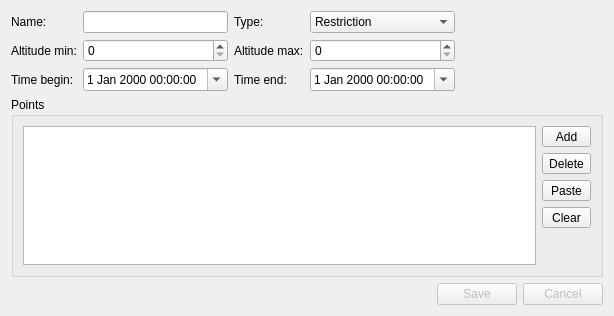
<?xml version="1.0" encoding="UTF-8"?>
<ui version="4.0">
 <class>UserRestrictionDlg</class>
 <widget class="QDialog" name="UserRestrictionDlg">
  <property name="geometry">
   <rect>
    <x>0</x>
    <y>0</y>
    <width>614</width>
    <height>316</height>
   </rect>
  </property>
  <property name="windowTitle">
   <string>Restriction zone Editor</string>
  </property>
  <layout class="QGridLayout" name="gridLayout">
   <item row="0" column="0">
    <widget class="QLabel" name="label">
     <property name="text">
      <string>Name:</string>
     </property>
    </widget>
   </item>
   <item row="0" column="1">
    <widget class="QLineEdit" name="lineEditName">
     <property name="sizePolicy">
      <sizepolicy hsizetype="Minimum" vsizetype="Fixed">
       <horstretch>0</horstretch>
       <verstretch>0</verstretch>
      </sizepolicy>
     </property>
    </widget>
   </item>
   <item row="0" column="4">
    <spacer name="horizontalSpacer_3">
     <property name="orientation">
      <enum>Qt::Horizontal</enum>
     </property>
     <property name="sizeHint" stdset="0">
      <size>
       <width>99</width>
       <height>20</height>
      </size>
     </property>
    </spacer>
   </item>
   <item row="1" column="0">
    <widget class="QLabel" name="label_2">
     <property name="text">
      <string>Altitude min:</string>
     </property>
    </widget>
   </item>
   <item row="1" column="1">
    <widget class="QSpinBox" name="spinBoxMin">
     <property name="sizePolicy">
      <sizepolicy hsizetype="Minimum" vsizetype="Fixed">
       <horstretch>0</horstretch>
       <verstretch>0</verstretch>
      </sizepolicy>
     </property>
     <property name="maximum">
      <number>10000000</number>
     </property>
    </widget>
   </item>
   <item row="1" column="2">
    <widget class="QLabel" name="label_3">
     <property name="text">
      <string>Altitude max:</string>
     </property>
    </widget>
   </item>
   <item row="1" column="3">
    <widget class="QSpinBox" name="spinBoxMax">
     <property name="maximum">
      <number>10000000</number>
     </property>
    </widget>
   </item>
   <item row="1" column="4">
    <spacer name="horizontalSpacer">
     <property name="orientation">
      <enum>Qt::Horizontal</enum>
     </property>
     <property name="sizeHint" stdset="0">
      <size>
       <width>99</width>
       <height>20</height>
      </size>
     </property>
    </spacer>
   </item>
   <item row="2" column="0">
    <widget class="QLabel" name="label_4">
     <property name="text">
      <string>Time begin:</string>
     </property>
    </widget>
   </item>
   <item row="2" column="1">
    <widget class="QDateTimeEdit" name="dateTimeEditBegin">
     <property name="sizePolicy">
      <sizepolicy hsizetype="Minimum" vsizetype="Fixed">
       <horstretch>0</horstretch>
       <verstretch>0</verstretch>
      </sizepolicy>
     </property>
     <property name="wrapping">
      <bool>false</bool>
     </property>
     <property name="frame">
      <bool>true</bool>
     </property>
     <property name="calendarPopup">
      <bool>true</bool>
     </property>
    </widget>
   </item>
   <item row="2" column="2">
    <widget class="QLabel" name="labelTimeEnd">
     <property name="text">
      <string>Time end:</string>
     </property>
    </widget>
   </item>
   <item row="2" column="3">
    <widget class="QDateTimeEdit" name="dateTimeEditEnd">
     <property name="wrapping">
      <bool>false</bool>
     </property>
     <property name="frame">
      <bool>true</bool>
     </property>
     <property name="calendarPopup">
      <bool>true</bool>
     </property>
    </widget>
   </item>
   <item row="2" column="4">
    <spacer name="horizontalSpacer_2">
     <property name="orientation">
      <enum>Qt::Horizontal</enum>
     </property>
     <property name="sizeHint" stdset="0">
      <size>
       <width>99</width>
       <height>20</height>
      </size>
     </property>
    </spacer>
   </item>
   <item row="3" column="0" colspan="5">
    <widget class="QGroupBox" name="groupBox">
     <property name="title">
      <string>Points</string>
     </property>
     <layout class="QGridLayout" name="gridLayout_2">
      <item row="0" column="0" rowspan="5">
       <widget class="QTableView" name="tableView">
        <property name="selectionBehavior">
         <enum>QAbstractItemView::SelectRows</enum>
        </property>
       </widget>
      </item>
      <item row="0" column="1">
       <widget class="QToolButton" name="toolButtonAdd">
        <property name="sizePolicy">
         <sizepolicy hsizetype="Minimum" vsizetype="Preferred">
          <horstretch>0</horstretch>
          <verstretch>0</verstretch>
         </sizepolicy>
        </property>
        <property name="text">
         <string>Add</string>
        </property>
       </widget>
      </item>
      <item row="1" column="1">
       <widget class="QToolButton" name="toolButtonDelete">
        <property name="sizePolicy">
         <sizepolicy hsizetype="Minimum" vsizetype="Preferred">
          <horstretch>0</horstretch>
          <verstretch>0</verstretch>
         </sizepolicy>
        </property>
        <property name="text">
         <string>Delete</string>
        </property>
       </widget>
      </item>
      <item row="4" column="1">
       <spacer name="verticalSpacer">
        <property name="orientation">
         <enum>Qt::Vertical</enum>
        </property>
        <property name="sizeHint" stdset="0">
         <size>
          <width>41</width>
          <height>55</height>
         </size>
        </property>
       </spacer>
      </item>
      <item row="2" column="1">
       <widget class="QToolButton" name="toolButtonPaste">
        <property name="sizePolicy">
         <sizepolicy hsizetype="Minimum" vsizetype="Preferred">
          <horstretch>0</horstretch>
          <verstretch>0</verstretch>
         </sizepolicy>
        </property>
        <property name="text">
         <string>Paste</string>
        </property>
       </widget>
      </item>
      <item row="3" column="1">
       <widget class="QToolButton" name="toolButtonClear">
        <property name="sizePolicy">
         <sizepolicy hsizetype="Minimum" vsizetype="Preferred">
          <horstretch>0</horstretch>
          <verstretch>0</verstretch>
         </sizepolicy>
        </property>
        <property name="text">
         <string>Clear</string>
        </property>
       </widget>
      </item>
     </layout>
    </widget>
   </item>
   <item row="4" column="0" colspan="5">
    <widget class="QDialogButtonBox" name="buttonBox">
     <property name="enabled">
      <bool>false</bool>
     </property>
     <property name="orientation">
      <enum>Qt::Horizontal</enum>
     </property>
     <property name="standardButtons">
      <set>QDialogButtonBox::Cancel|QDialogButtonBox::Save</set>
     </property>
    </widget>
   </item>
   <item row="0" column="2">
    <widget class="QLabel" name="label_6">
     <property name="text">
      <string>Type:</string>
     </property>
    </widget>
   </item>
   <item row="0" column="3">
    <widget class="QComboBox" name="comboBoxType">
     <item>
      <property name="text">
       <string>Restriction</string>
      </property>
     </item>
     <item>
      <property name="text">
       <string>Obstacle</string>
      </property>
     </item>
    </widget>
   </item>
  </layout>
 </widget>
 <resources/>
 <connections>
  <connection>
   <sender>buttonBox</sender>
   <signal>accepted()</signal>
   <receiver>UserRestrictionDlg</receiver>
   <slot>accept()</slot>
   <hints>
    <hint type="sourcelabel">
     <x>500</x>
     <y>297</y>
    </hint>
    <hint type="destinationlabel">
     <x>336</x>
     <y>279</y>
    </hint>
   </hints>
  </connection>
  <connection>
   <sender>buttonBox</sender>
   <signal>rejected()</signal>
   <receiver>UserRestrictionDlg</receiver>
   <slot>reject()</slot>
   <hints>
    <hint type="sourcelabel">
     <x>565</x>
     <y>294</y>
    </hint>
    <hint type="destinationlabel">
     <x>580</x>
     <y>280</y>
    </hint>
   </hints>
  </connection>
 </connections>
</ui>
